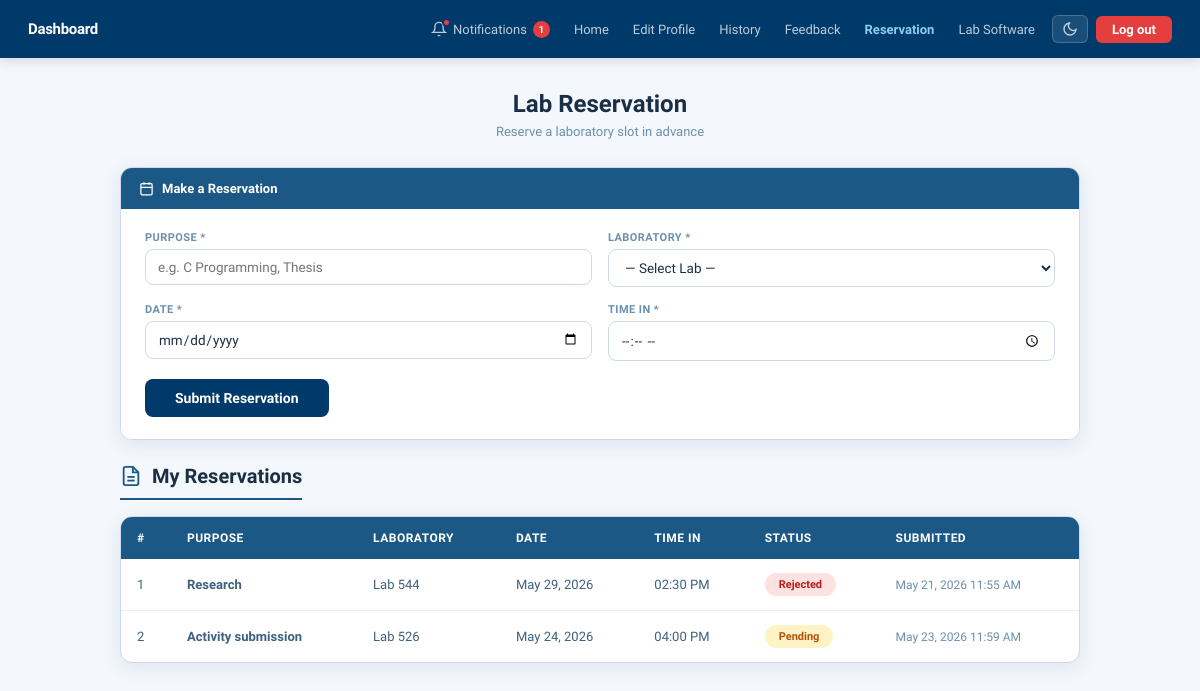
The app's page /reservation.php (signed in) with its own data.
### tables this page shows
CREATE TABLE `notifications` (
  `id` int(11) NOT NULL,
  `student_id` int(11) NOT NULL,
  `message` text NOT NULL,
  `is_read` tinyint(1) DEFAULT 0,
  `created_at` timestamp NOT NULL DEFAULT current_timestamp()
);

CREATE TABLE `system_settings` (
  `setting_key` varchar(100) NOT NULL,
  `setting_value` varchar(255) NOT NULL,
  `updated_at` timestamp NOT NULL DEFAULT current_timestamp() ON UPDATE current_timestamp()
);

CREATE TABLE `reservations` (
  `id` int(11) NOT NULL,
  `student_id` int(11) NOT NULL,
  `id_number` varchar(20) NOT NULL,
  `purpose` varchar(255) NOT NULL,
  `laboratory` varchar(50) NOT NULL,
  `time_in` time DEFAULT NULL,
  `date` date DEFAULT NULL,
  `status` enum('pending','approved','rejected') DEFAULT 'pending',
  `created_at` timestamp NOT NULL DEFAULT current_timestamp(),
  `pc_number` varchar(20) DEFAULT NULL,
  `arrived` tinyint(1) DEFAULT 0,
  `arrived_at` datetime DEFAULT NULL,
  `absent` tinyint(1) DEFAULT 0
);

### reservation.php (the view, shortened to what this page needs)
<?php
require_once 'db.php';
$student_id = (int)$_SESSION['student_id'];
try {
    $pdo->exec("CREATE TABLE IF NOT EXISTS reservations (
        id          INT AUTO_INCREMENT PRIMARY KEY,
        student_id  INT NOT NULL,
        id_number   VARCHAR(50) NOT NULL,
        purpose     VARCHAR(255) NOT NULL,
        laboratory  VARCHAR(100) NOT NULL,
        date        DATE NOT NULL,
        time_in     TIME NOT NULL,
        status      ENUM('pending','approved','rejected') DEFAULT 'pending',
        created_at  TIMESTAMP DEFAULT CURRENT_TIMESTAMP,
        FOREIGN KEY (student_id) REFERENCES students(id) ON DELETE CASCADE
    )");
    try { $pdo->exec("ALTER TABLE reservations ADD COLUMN IF NOT EXISTS pc_number VARCHAR(20) DEFAULT NULL"); } catch(Exception $e){}
} catch (Exception $e) {}
try {
    $pdo->exec("CREATE TABLE IF NOT EXISTS system_settings (
        setting_key   VARCHAR(100) PRIMARY KEY,
        setting_value VARCHAR(255) NOT NULL,
        updated_at    TIMESTAMP DEFAULT CURRENT_TIMESTAMP ON UPDATE CURRENT_TIMESTAMP
    )");
    $resvSetting = $pdo->query("SELECT setting_value FROM system_settings WHERE setting_key = 'reservations_open' LIMIT 1")->fetchColumn();
    $reservations_open = ($resvSetting === false) ? true : ($resvSetting === '1');
} catch (Exception $e) {
    $reservations_open = true;
}
try {
    $notif_stmt = $pdo->prepare("SELECT id, message, is_read, created_at FROM notifications WHERE student_id = ? ORDER BY created_at DESC LIMIT 30");
    $notif_stmt->execute([$student_id]);
    $notifications = $notif_stmt->fetchAll();
} catch (PDOException $e) {
    $notifications = [];
}
$unread_count = count(array_filter($notifications, fn($n) => $n['is_read'] == 0));
$my_reservations = $pdo->prepare("SELECT * FROM reservations WHERE student_id = ? ORDER BY date DESC, created_at DESC LIMIT 20");
$my_reservations->execute([$student_id]);
$my_reservations = $my_reservations->fetchAll();
?>
<!DOCTYPE html>
<html lang="en">
<head>
</head>
<body>
<nav>
  <div class="nav-brand">Dashboard</div>
  <div class="nav-links">
    <div class="notif-wrap">
      <button class="notif-btn" onclick="toggleNotif()" id="notifBtn">
        <span class="bell-wrap">
          <svg viewBox="0 0 24 24" width="16" height="16" fill="none" stroke="currentColor" stroke-width="2">
            <path d="M18 8A6 6 0 0 0 6 8c0 7-3 9-3 9h18s-3-2-3-9"/>
            <path d="M13.73 21a2 2 0 0 1-3.46 0"/>
          </svg>
          <span class="red-dot" id="redDot" style="<?= $unread_count > 0 ? '' : 'display:none;' ?>"></span>
        </span>
        Notifications
        <span class="notif-badge <?= $unread_count > 0 ? 'show' : '' ?>" id="notifBadge">
          <?= $unread_count > 0 ? ($unread_count > 99 ? '99+' : $unread_count) : '' ?>
        </span>
      </button>
    </div>
    <a href="Homepage.php">Home</a>
    <a href="profile.php">Edit Profile</a>
    <a href="history.php">History</a>
    <a href="feedback.php">Feedback</a>
    <a href="reservation.php" class="active">Reservation</a>
    <a href="software.php">Lab Software</a>
    <button onclick="toggleDarkMode()" class="btn-dark-toggle" id="darkToggle" title="Toggle dark mode"><svg viewBox="0 0 24 24" width="16" height="16" fill="none" stroke="currentColor" stroke-width="2"><path d="M21 12.79A9 9 0 1 1 11.21 3 7 7 0 0 0 21 12.79z"/></svg></button>
    <a href="logout.php" class="btn-logout">Log out</a>
  </div>
</nav>
<div class="page-body">
  <div class="page-title">Lab Reservation</div>
  <div class="page-sub">Reserve a laboratory slot in advance</div>
  <div class="card">
    <div class="card-head">
      <svg viewBox="0 0 24 24"><rect x="3" y="4" width="18" height="18" rx="2"/><line x1="16" y1="2" x2="16" y2="6"/><line x1="8" y1="2" x2="8" y2="6"/><line x1="3" y1="10" x2="21" y2="10"/></svg>
      <h2>Make a Reservation</h2>
    </div>
    <div class="card-body">
      <form method="POST">
        <div class="form-grid">
          <div class="field">
            <label>Purpose *</label>
            <input type="text" name="purpose" placeholder="e.g. C Programming, Thesis" required <?= !$reservations_open ? 'disabled' : '' ?>/>
          </div>
          <div class="field">
            <label>Laboratory *</label>
            <select name="laboratory" required <?= !$reservations_open ? 'disabled' : '' ?>>
              <option value="">— Select Lab —</option>
            </select>
          </div>
          <div class="field">
            <label>Date *</label>
            <input type="date" name="date" min="<?= date('Y-m-d') ?>" required <?= !$reservations_open ? 'disabled' : '' ?>/>
          </div>
          <div class="field">
            <label>Time In *</label>
            <input type="time" name="time_in" required <?= !$reservations_open ? 'disabled' : '' ?>/>
          </div>
        </div>
        <button type="submit" name="submit_reservation" class="btn-submit" <?= !$reservations_open ? 'disabled' : '' ?>>
          Submit Reservation
        </button>
      </form>
    </div>
  </div>
  <div class="section-header">
    <h2>
      <svg viewBox="0 0 24 24"><path d="M14 2H6a2 2 0 0 0-2 2v16a2 2 0 0 0 2 2h12a2 2 0 0 0 2-2V8z"/><polyline points="14 2 14 8 20 8"/><line x1="16" y1="13" x2="8" y2="13"/><line x1="16" y1="17" x2="8" y2="17"/></svg>
      My Reservations
    </h2>
  </div>
  <div class="card">
    <div class="reservations-table-wrapper">
      <table class="reservations-table">
        <thead>
          <tr>
            <th>#</th>
            <th>Purpose</th>
            <th>Laboratory</th>
            <th>Date</th>
            <th>Time In</th>
            <th>Status</th>
            <th>Submitted</th>
          </tr>
        </thead>
        <tbody>
          <?php if ($my_reservations): $i = 0; foreach ($my_reservations as $r): $i++; ?>
          <tr>
            <td style="width: 50px;"><?= $i ?></td>
            <td><strong><?= htmlspecialchars($r['purpose']) ?></strong></td>
            <td><?= htmlspecialchars($r['laboratory']) ?></td>
            <td><?= date('M d, Y', strtotime($r['date'])) ?></td>
            <td><?= date('h:i A', strtotime($r['time_in'])) ?></td>
            <td><span class="badge badge-<?= $r['status'] ?>"><?= ucfirst($r['status']) ?></span></td>
            <td style="font-size: 12px; color: var(--text-muted);"><?= date('M d, Y g:i A', strtotime($r['created_at'])) ?></td>
          </tr>
          <?php endforeach; else: ?>
          <tr><td colspan="7" class="no-data">📋 No reservations yet. Make one above!</td></tr>
          <?php endif; ?>
        </tbody>
      </table>
    </div>
  </div>
</div>
</body>
</html>

### records on screen
notifications: is_read "1"
reservations: purpose "Research", laboratory "Lab 544", date "May 29, 2026", time_in "02:30 PM", status "Rejected", created_at "May 21, 2026 11:55 AM"
reservations: purpose "Activity submission", laboratory "Lab 526", date "May 24, 2026", time_in "04:00 PM", status "Pending", created_at "May 23, 2026 11:59 AM"
